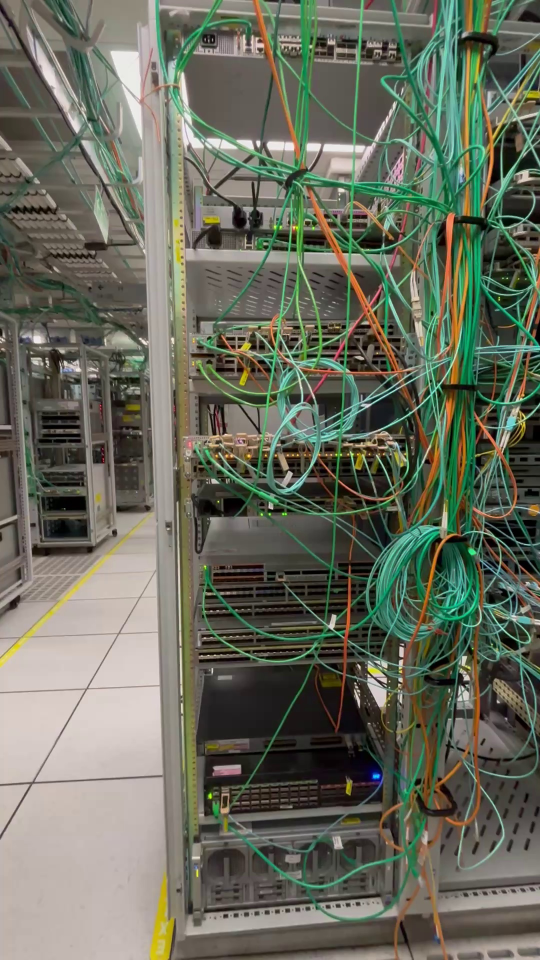
#> input picture frame_0000.jpg, 1080 x 1920 px (shown at 1/2 size); its folder holds only this picture in this run
$ python -i cleanliness.py   (imports and definitions only)
#> lines starting #> are read from the running program, lines starting #| are printed output that depends on the picture
import cv2
import os

# ✅ Your actual system paths
input_dir = r"C:\Users\HARSHITHA\Desktop\datacenteriq\frames"
output_dir = r"C:\Users\HARSHITHA\Desktop\datacenteriq\outputs\reports"
# [1 line not run here, left out]

EDGE_THRESHOLD = 3000  # You can adjust this based on visual results

def check_cleanliness(image_path):
#> called with image_path = 'frame_0000.jpg'
    image = cv2.imread(image_path)
#> image is the input picture: shape (1920, 1080, 3); mean B, G, R 93.2, 107.6, 104.3
    gray = cv2.cvtColor(image, cv2.COLOR_BGR2GRAY)
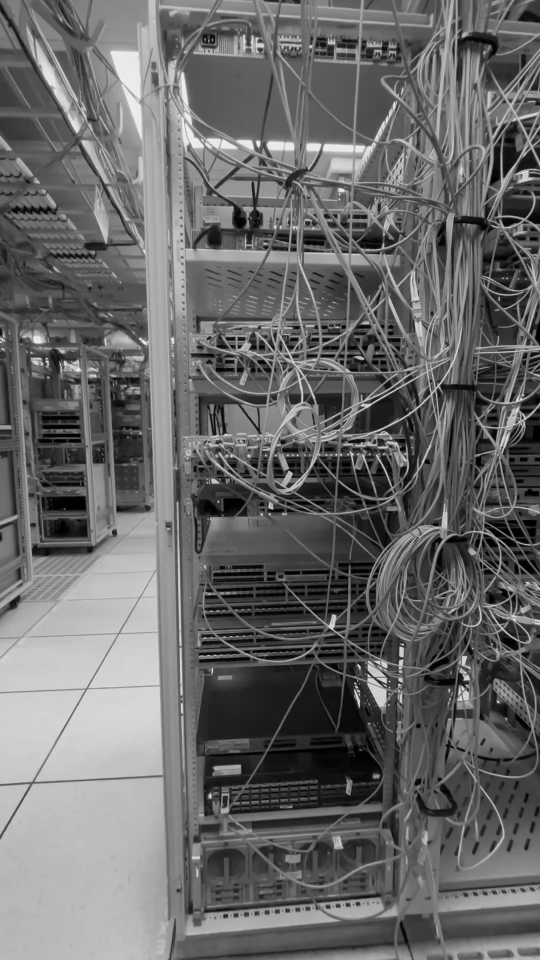
#> gray: shape (1920, 1080) (shown at 1/2 size); min 0, max 252, mean 105
    edges = cv2.Canny(gray, 100, 200)
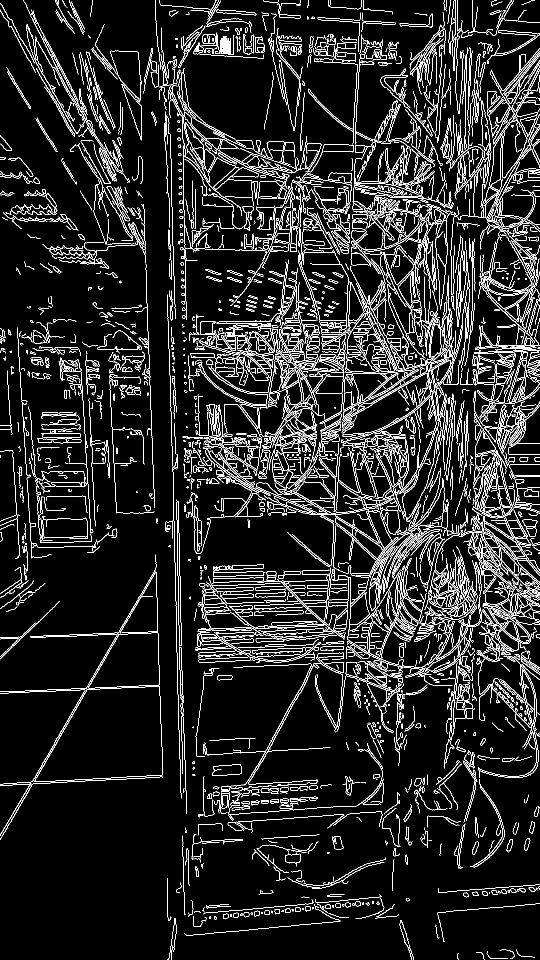
#> edges: shape (1920, 1080) (shown at 1/2 size); 9.3% white in thin lines or dots
    edge_count = cv2.countNonZero(edges)
#> edge_count = 193121
    status = "Messy" if edge_count > EDGE_THRESHOLD else "Clean"
#> status = 'Messy'
    return edge_count, status

# Recursively walk through all subfolders and analyze images
report = []
# [8 lines not run here, left out]

# Save report
output_file = os.path.join(output_dir, "cable_cleanliness.txt")
# [4 lines not run here, left out]

>>> result = check_cleanliness('frame_0000.jpg')
#> result = (193121, 'Messy')

$ run again, on frame_0001.jpg
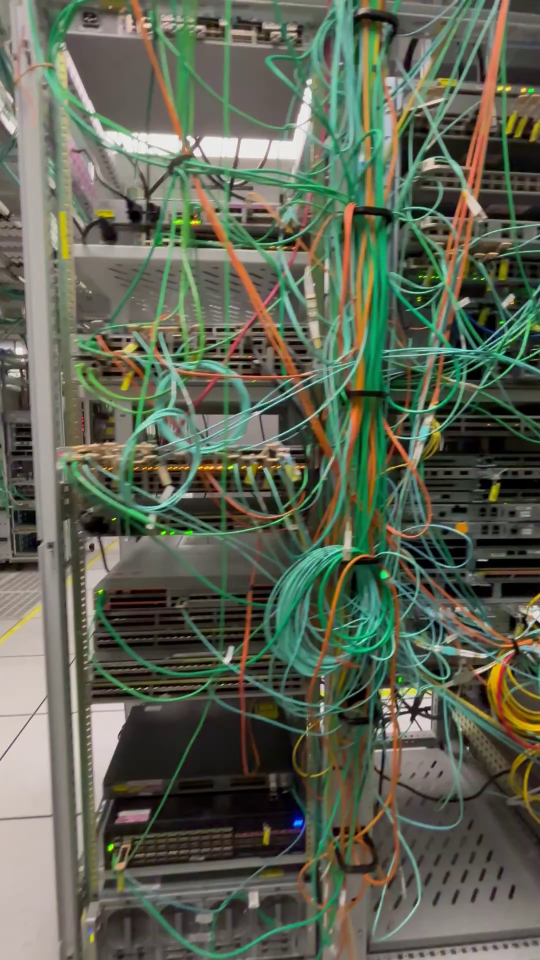
#> input picture frame_0001.jpg, 1080 x 1920 px (shown at 1/2 size)
#> in check_cleanliness, image is the input picture: shape (1920, 1080, 3); mean B, G, R 84.1, 100.1, 94.8
#> in check_cleanliness, `gray = cv2.cvtColor(image, cv2.COLOR_BGR2GRAY)`:
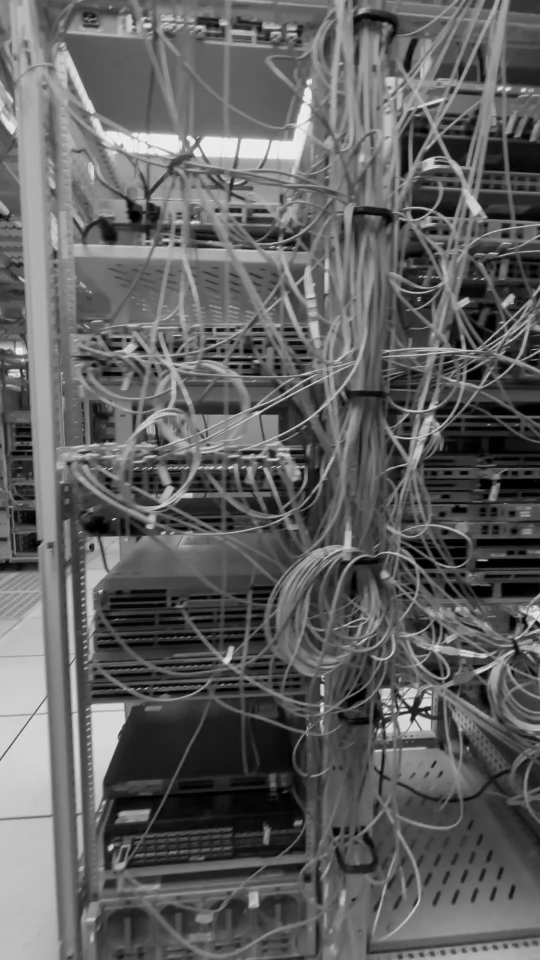
#> gray: shape (1920, 1080) (shown at 1/2 size); min 0, max 249, mean 96.7
#> in check_cleanliness, `edges = cv2.Canny(gray, 100, 200)`:
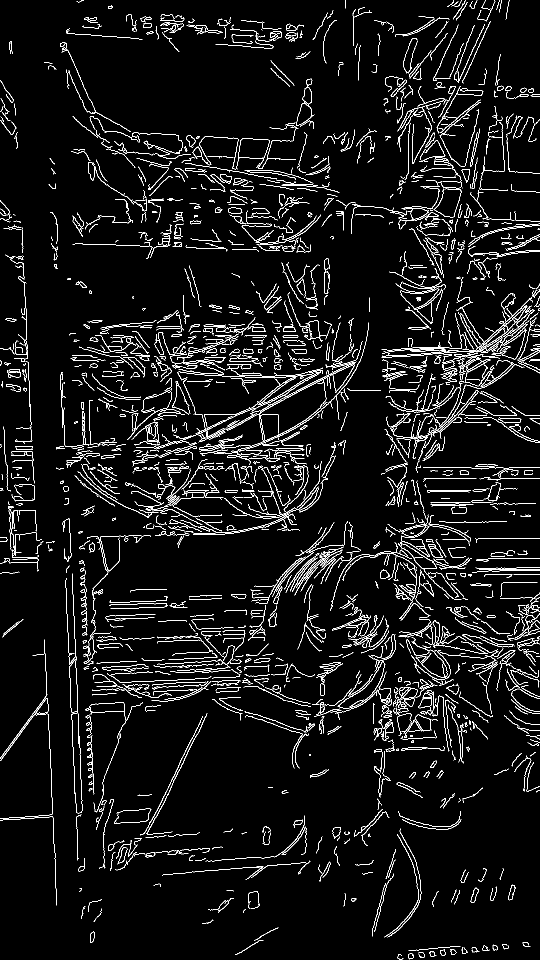
#> edges: shape (1920, 1080) (shown at 1/2 size); 5.4% white in thin lines or dots
#> edge_count = 112511
#> status = 'Messy'
#> result = (112511, 'Messy')

$ run again, on frame_0002.jpg
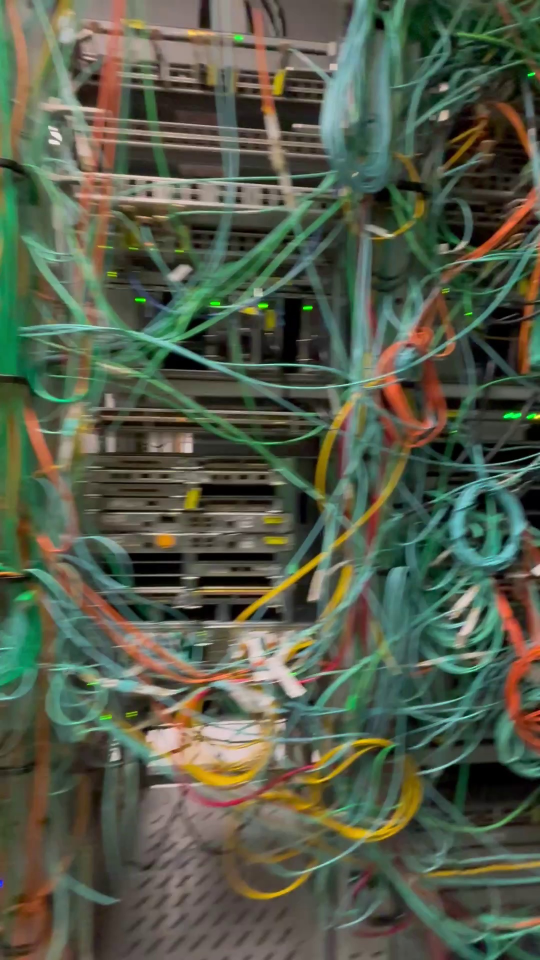
#> input picture frame_0002.jpg, 1080 x 1920 px (shown at 1/2 size)
#> in check_cleanliness, image is the input picture: shape (1920, 1080, 3); mean B, G, R 74.4, 92.3, 85.6
#> in check_cleanliness, `gray = cv2.cvtColor(image, cv2.COLOR_BGR2GRAY)`:
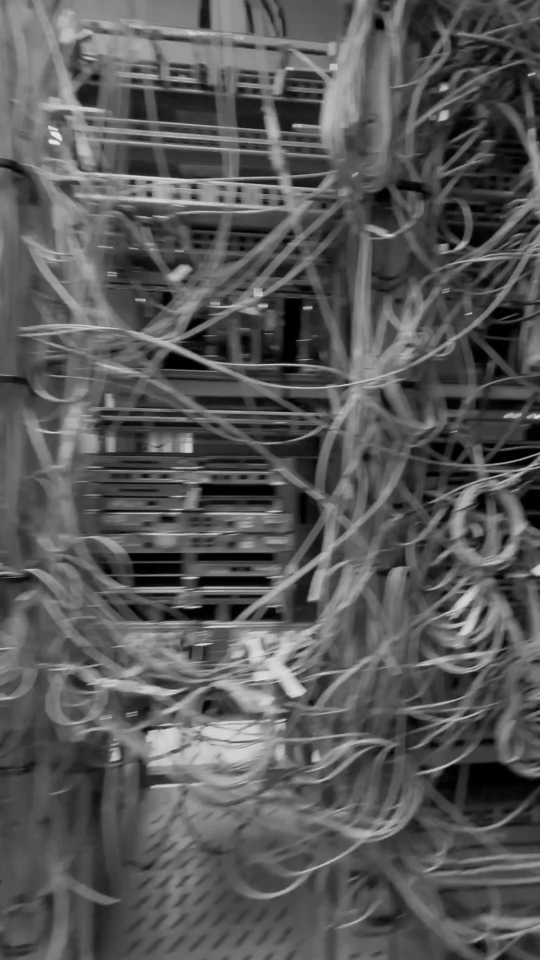
#> gray: shape (1920, 1080) (shown at 1/2 size); min 0, max 254, mean 88.2
#> in check_cleanliness, `edges = cv2.Canny(gray, 100, 200)`:
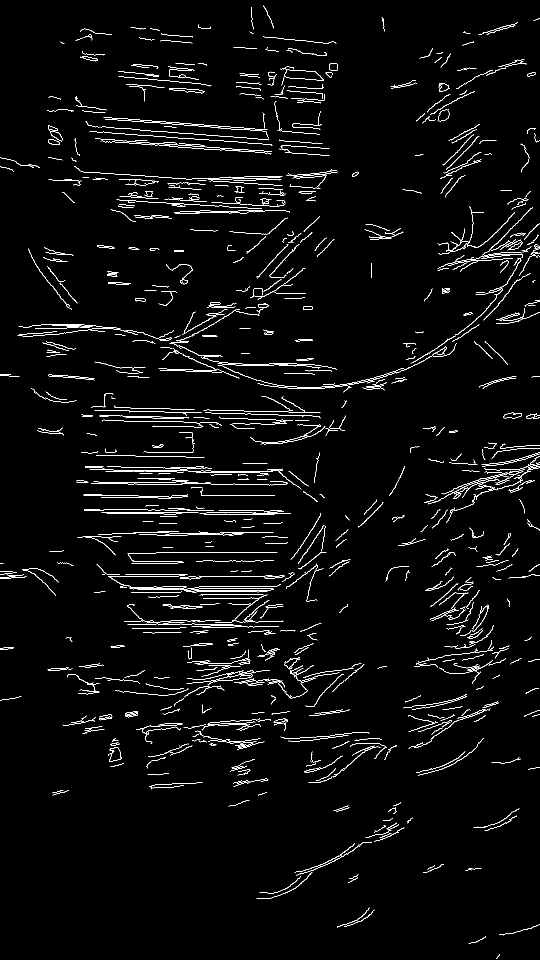
#> edges: shape (1920, 1080) (shown at 1/2 size); 2.8% white in thin lines or dots
#> edge_count = 58684
#> status = 'Messy'
#> result = (58684, 'Messy')

$ run again, on frame_0003.jpg
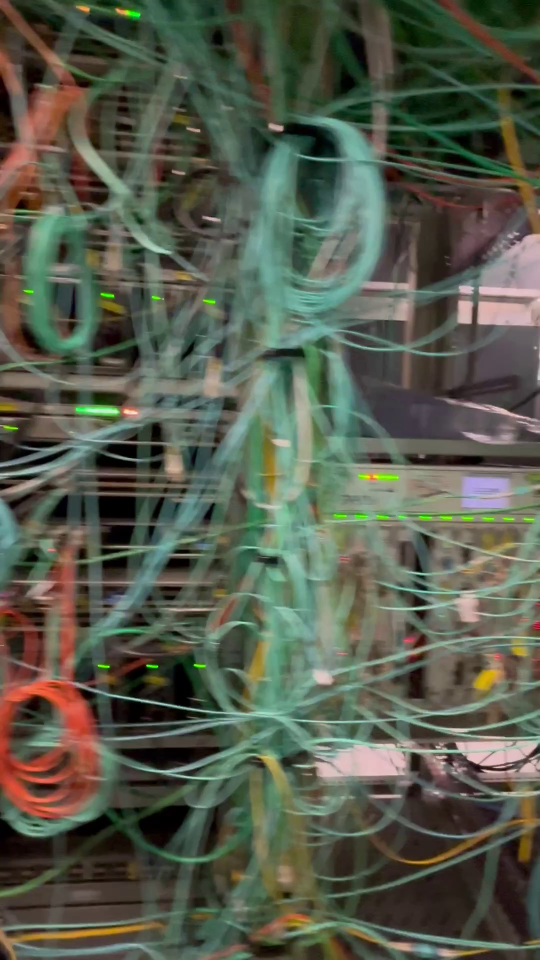
#> input picture frame_0003.jpg, 1080 x 1920 px (shown at 1/2 size)
#> in check_cleanliness, image is the input picture: shape (1920, 1080, 3); mean B, G, R 76.2, 91.2, 86.4
#> in check_cleanliness, `gray = cv2.cvtColor(image, cv2.COLOR_BGR2GRAY)`:
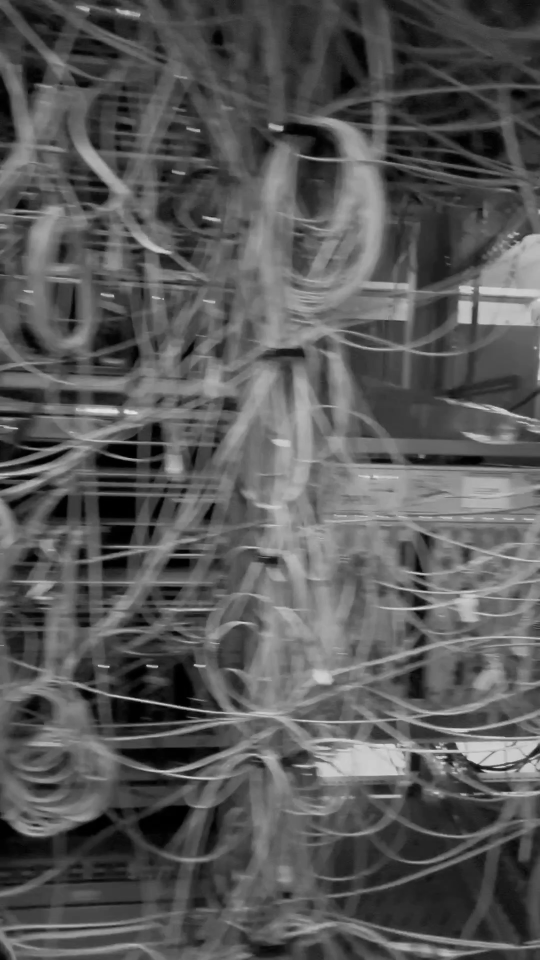
#> gray: shape (1920, 1080) (shown at 1/2 size); min 0, max 232, mean 88.1
#> in check_cleanliness, `edges = cv2.Canny(gray, 100, 200)`:
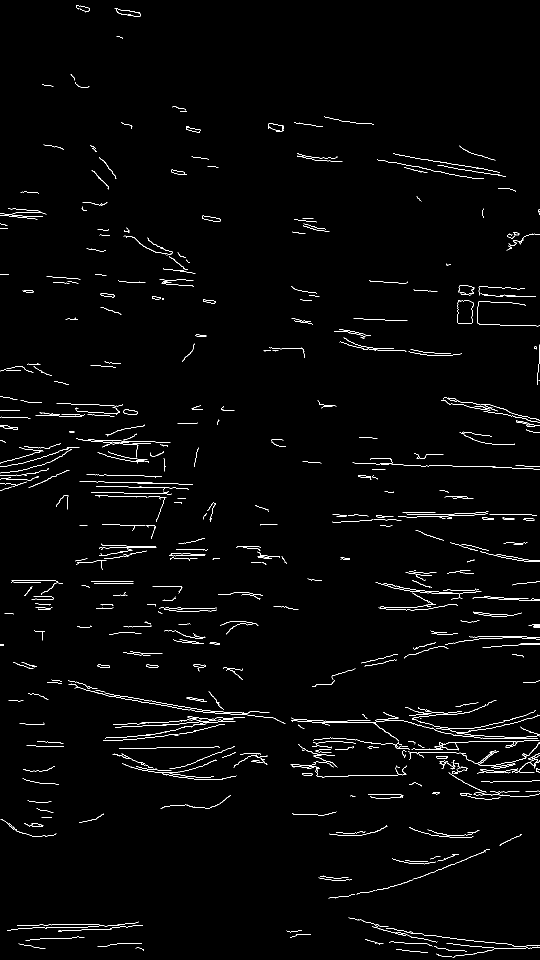
#> edges: shape (1920, 1080) (shown at 1/2 size); 1.7% white in thin lines or dots
#> edge_count = 34445
#> status = 'Messy'
#> result = (34445, 'Messy')
